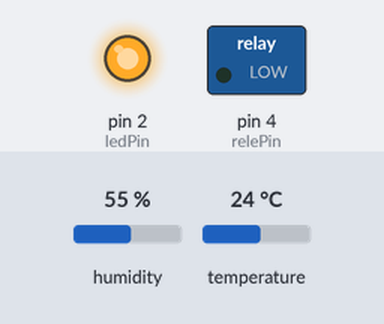
Simulated run of this sketch. Board: Arduino Nano, built with avr-gcc and run on an emulated ATmega328P. Parts: switched loads named in the sketch (green lamp = pin HIGH), output pins drawn as LEDs (lit = HIGH). The inputs (shaded band) are chosen by the test bench; at power-on: temperature 24 °C, humidity 55 %. What the sketch prints to the serial monitor is not drawn.

Above: at 3.2 s.
3.3 s: temperature set to 27.6 °C
At 4.7 s:
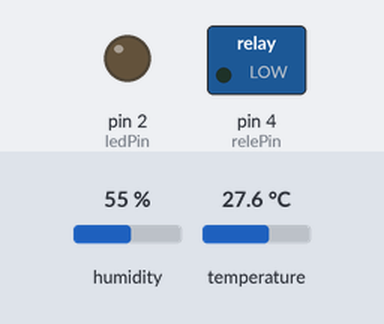
6.0 s: temperature set to 28.3 °C
At 6.4 s:
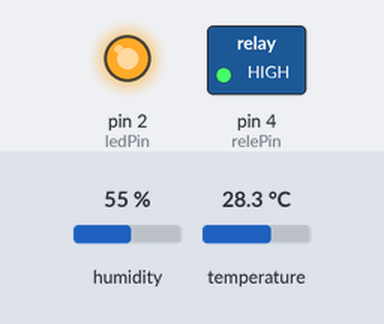
At 9.4 s:
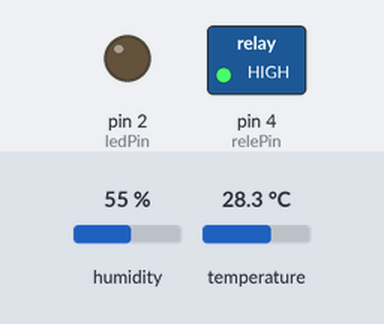
Timing chart, 0 to 17.5 s (numbered marks = the images above; inputs shaded):
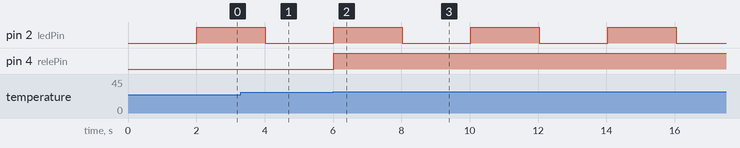

The sketch:

Arduino-Nano-DHT22.ino
```cpp
#include <DHT.h>

#define DHTPIN 7
#define DHTTYPE DHT22

DHT dht(DHTPIN, DHTTYPE);

int relePin = 4;
int ledPin = 2;

boolean ledEstado = LOW;

float tempC = 0;

float temperaturaMaxima = 28;
float temperaturaMinima = 10;

unsigned long lastCall = 0;
unsigned long intervalCall = 2000;

void setup(){
  Serial.begin(115200); //INICIALIZA A SERIAL
  pinMode(relePin, OUTPUT);
  pinMode(ledPin, OUTPUT);
  dht.begin();
  delay(2000);
}
void loop(){
  tempC = dht.readTemperature();

  if(isnan(tempC)){
    Serial.println(F("Failed to read from DHT sensor!"));
    //PISCA RÁPIDO
    intervalCall = 500;
  }
  else{
    Serial.print("temperatura:");Serial.println(tempC);
    //PISCA LENTO
    intervalCall = 2000;
    verificaTemperatura(tempC);
  }

  if(millis() > lastCall + intervalCall){
    lastCall = millis();
    ledEstado = !ledEstado;
    digitalWrite(ledPin, ledEstado);
  }
}

void verificaTemperatura(float t) {
  if(t >= temperaturaMaxima){
    ligaRele(true);
  }
  else if(t <= temperaturaMinima){
    ligaRele(false);
  }
}

void ligaRele(boolean estado){
  digitalWrite(relePin, estado);
}
```

Measured:
- the behaviour switches between 27.9 and 28 °C on temperature (found by bisection; images 1 and 2)
- after the input at 6.0 s, pin 4 (relePin): LOW → HIGH at once
- by itself, pin 2 (ledPin): alternates HIGH for 2.0 s and LOW for 2.0 s
